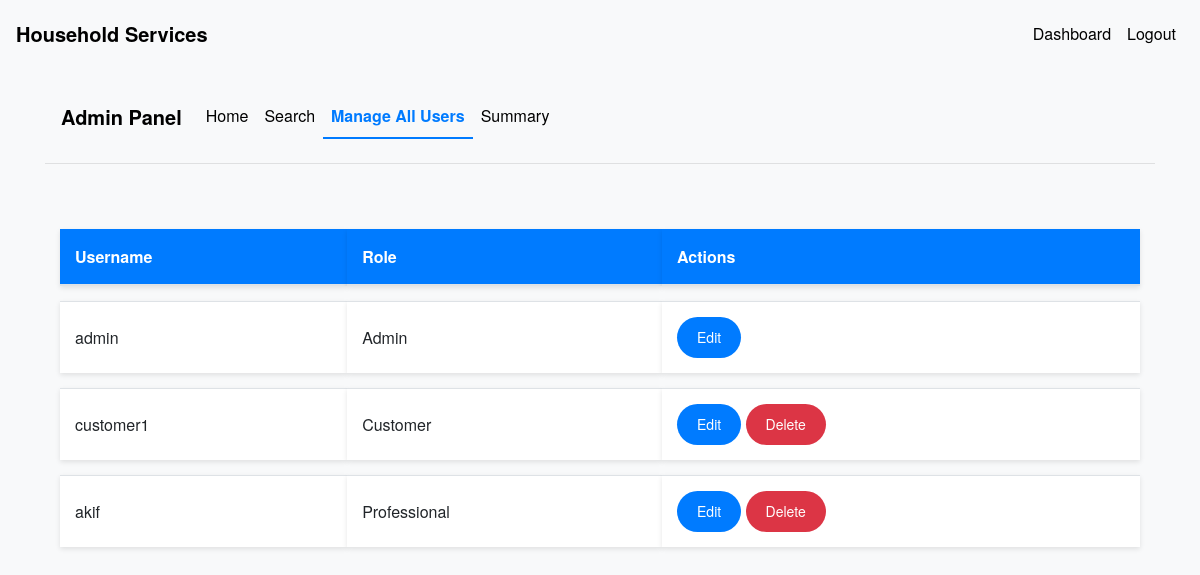
The app's page /admin/manage_users (signed in), older data.
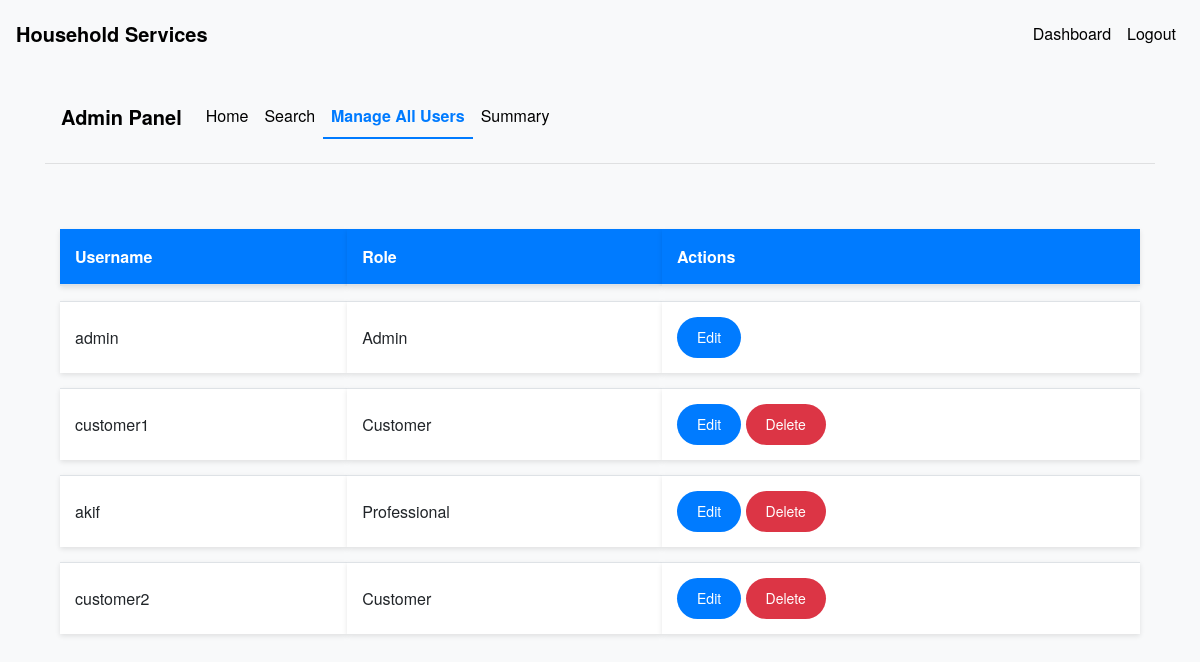
The same page, newer data.
### models.py (models this page shows, shortened)
class User(UserMixin, db.Model):
    __tablename__ = 'users'
    id = db.Column(db.Integer, primary_key=True)
    username = db.Column(db.String(100), unique=True, nullable=False)
    password = db.Column(db.String(128), nullable=False)
    role = db.Column(db.String(20), nullable=False)
    is_active = db.Column(db.Boolean, default=True)
    date_created = db.Column(db.DateTime, default=datetime.utcnow)
    date_completed = db.Column(db.DateTime)
    contact_number = db.Column(db.String(15), nullable=True)
    location = db.Column(db.String(255), nullable=True)
    pin_code = db.Column(db.String(10), nullable=True)
    is_approved = db.Column(db.Boolean, default=False)
    service_type = db.Column(db.String(100))
    experience = db.Column(db.Integer)
    resume_filename = db.Column(db.String(200))
    approval_status = db.Column(db.String(50), default='pending')
    customer_service_requests = db.relationship('ServiceRequest', backref='customer', foreign_keys='ServiceRequest.customer_id', lazy='dynamic')
    professional_service_requests = db.relationship('ServiceRequest', backref='professional', foreign_keys='ServiceRequest.professional_id', lazy='dynamic')

### routes.py (the view)
@app.route('/admin/manage_users')
@login_required
def manage_users():
    if current_user.role != 'admin':
        flash('Access denied.')
        return redirect(url_for('index'))
    users = User.query.all()
    return render_template('manage_users.html', users=users)

### app.py (called while the page is built)
@login_manager.user_loader
def load_user(user_id):
    return User.query.get(int(user_id))

### templates/manage_users.html (shortened to what this page needs)
{% extends 'base.html' %}
{% block content %}
<nav class="navbar navbar-expand-lg navbar-light bg-light">
    <a class="navbar-brand" href="{{ url_for('admin_dashboard') }}">Admin Panel</a>
    <div class="collapse navbar-collapse" id="navbarNav">
        <ul class="navbar-nav">
            <li class="nav-item {% if request.endpoint == 'admin_dashboard' %}active{% endif %}">
                <a class="nav-link" href="{{ url_for('admin_dashboard') }}">Home</a>
            </li>
            <li class="nav-item {% if request.endpoint == 'admin_search' %}active{% endif %}">
                <a class="nav-link" href="{{ url_for('admin_search') }}">Search</a>
            </li>
            <li class="nav-item {% if request.endpoint == 'manage_users' %}active{% endif %}">
                <a class="nav-link" href="{{ url_for('manage_users') }}">Manage All Users</a>
            </li>
            <li class="nav-item {% if request.endpoint == 'admin_summary' %}active{% endif %}">
                <a class="nav-link" href="{{ url_for('admin_summary') }}">Summary</a>
            </li>
        </ul>
    </div>
</nav>
<hr>
<div class="container">
    <table class="table table-striped">
        <thead>
            <tr>
                <th>Username</th>
                <th>Role</th>
                <th>Actions</th>
            </tr>
        </thead>
        <tbody>
            {% for user in users %}
            <tr>
                <td>{{ user.username }}</td>
                <td>{{ user.role.capitalize() }}</td>
                <td>
                    <a href="{{ url_for('edit_user', user_id=user.id) }}" class="btn btn-sm btn-primary">Edit</a>
                    {% if user.username != 'admin' %}
                    <form action="{{ url_for('delete_user', user_id=user.id) }}" method="POST" style="display:inline;">
                        <button type="submit" class="btn btn-sm btn-danger" onclick="return confirm('Are you sure you want to delete this user?');">Delete</button>
                    </form>
                    {% endif %}
                </td>
            </tr>
            {% endfor %}
        </tbody>
    </table>
</div>
{% endblock %}

Row changes from the older to the newer data that the page shows:
added User: username "customer2", role "Customer"
